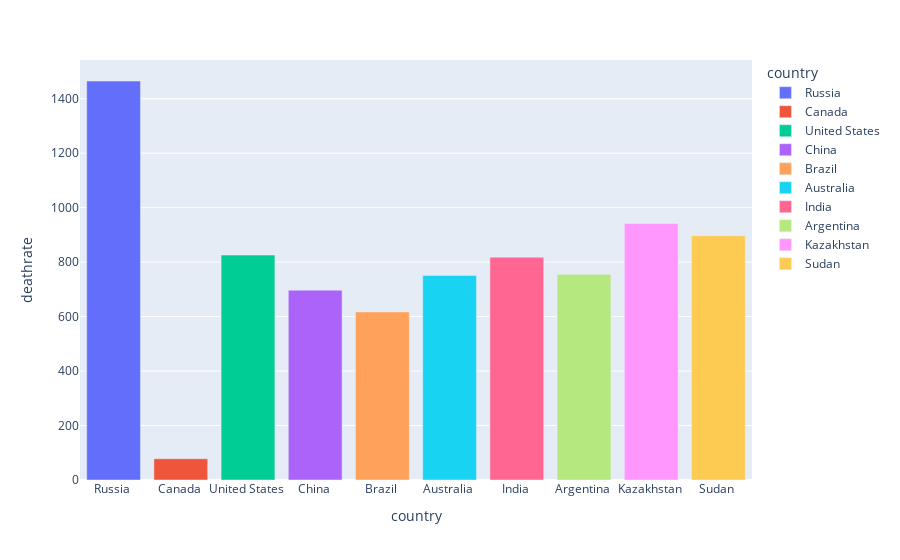

Write notebook code for a chart like this one.
### Code cell
fig=px.bar(df,x='country',y='deathrate',color='country',hover_data=['area','gdp_percapita'])#shift+tab kar liyo#Cool af!!
fig.show()

### Figure 1 — Plotly figure (JSON) as saved in the notebook; plotly's stock layout.template omitted (floating-point values rounded to 4 significant figures)
{"data": [{"alignmentgroup": "True", "customdata": [[17075200, 8900]], "hovertemplate": "country=%{x}<br>deathrate=%{y}<br>area=%{customdata[0]}<br>gdp_percapita=%{customdata[1]}<extra></extra>", "legendgroup": "Russia ", "marker": {"color": "#636efa", "pattern": {"shape": ""}}, "name": "Russia ", "offsetgroup": "Russia ", "orientation": "v", "showlegend": true, "textposition": "auto", "type": "bar", "x": ["Russia "], "xaxis": "x", "y": [1465], "yaxis": "y"}, {"alignmentgroup": "True", "customdata": [[9984670, 29800]], "hovertemplate": "country=%{x}<br>deathrate=%{y}<br>area=%{customdata[0]}<br>gdp_percapita=%{customdata[1]}<extra></extra>", "legendgroup": "Canada ", "marker": {"color": "#EF553B", "pattern": {"shape": ""}}, "name": "Canada ", "offsetgroup": "Canada ", "orientation": "v", "showlegend": true, "textposition": "auto", "type": "bar", "x": ["Canada "], "xaxis": "x", "y": [78], "yaxis": "y"}, {"alignmentgroup": "True", "customdata": [[9631420, 37800]], "hovertemplate": "country=%{x}<br>deathrate=%{y}<br>area=%{customdata[0]}<br>gdp_percapita=%{customdata[1]}<extra></extra>", "legendgroup": "United States ", "marker": {"color": "#00cc96", "pattern": {"shape": ""}}, "name": "United States ", "offsetgroup": "United States ", "orientation": "v", "showlegend": true, "textposition": "auto", "type": "bar", "x": ["United States "], "xaxis": "x", "y": [826], "yaxis": "y"}, {"alignmentgroup": "True", "customdata": [[9596960, 5000]], "hovertemplate": "country=%{x}<br>deathrate=%{y}<br>area=%{customdata[0]}<br>gdp_percapita=%{customdata[1]}<extra></extra>", "legendgroup": "China ", "marker": {"color": "#ab63fa", "pattern": {"shape": ""}}, "name": "China ", "offsetgroup": "China ", "orientation": "v", "showlegend": true, "textposition": "auto", "type": "bar", "x": ["China "], "xaxis": "x", "y": [697], "yaxis": "y"}, {"alignmentgroup": "True", "customdata": [[8511965, 7600]], "hovertemplate": "country=%{x}<br>deathrate=%{y}<br>area=%{customdata[0]}<br>gdp_percapita=%{customdata[1]}<extra></extra>", "legendgroup": "Brazil ", "marker": {"color": "#FFA15A", "pattern": {"shape": ""}}, "name": "Brazil ", "offsetgroup": "Brazil ", "orientation": "v", "showlegend": true, "textposition": "auto", "type": "bar", "x": ["Brazil "], "xaxis": "x", "y": [617], "yaxis": "y"}, {"alignmentgroup": "True", "customdata": [[7686850, 29000]], "hovertemplate": "country=%{x}<br>deathrate=%{y}<br>area=%{customdata[0]}<br>gdp_percapita=%{customdata[1]}<extra></extra>", "legendgroup": "Australia ", "marker": {"color": "#19d3f3", "pattern": {"shape": ""}}, "name": "Australia ", "offsetgroup": "Australia ", "orientation": "v", "showlegend": true, "textposition": "auto", "type": "bar", "x": ["Australia "], "xaxis": "x", "y": [751], "yaxis": "y"}, {"alignmentgroup": "True", "customdata": [[3287590, 2900]], "hovertemplate": "country=%{x}<br>deathrate=%{y}<br>area=%{customdata[0]}<br>gdp_percapita=%{customdata[1]}<extra></extra>", "legendgroup": "India ", "marker": {"color": "#FF6692", "pattern": {"shape": ""}}, "name": "India ", "offsetgroup": "India ", "orientation": "v", "showlegend": true, "textposition": "auto", "type": "bar", "x": ["India "], "xaxis": "x", "y": [818], "yaxis": "y"}, {"alignmentgroup": "True", "customdata": [[2766890, 11200]], "hovertemplate": "country=%{x}<br>deathrate=%{y}<br>area=%{customdata[0]}<br>gdp_percapita=%{customdata[1]}<extra></extra>", "legendgroup": "Argentina ", "marker": {"color": "#B6E880", "pattern": {"shape": ""}}, "name": "Argentina ", "offsetgroup": "Argentina ", "orientation": "v", "showlegend": true, "textposition": "auto", "type": "bar", "x": ["Argentina "], "xaxis": "x", "y": [755], "yaxis": "y"}, {"alignmentgroup": "True", "customdata": [[2717300, 6300]], "hovertemplate": "country=%{x}<br>deathrate=%{y}<br>area=%{customdata[0]}<br>gdp_percapita=%{customdata[1]}<extra></extra>", "legendgroup": "Kazakhstan ", "marker": {"color": "#FF97FF", "pattern": {"shape": ""}}, "name": "Kazakhstan ", "offsetgroup": "Kazakhstan ", "orientation": "v", "showlegend": true, "textposition": "auto", "type": "bar", "x": ["Kazakhstan "], "xaxis": "x", "y": [942], "yaxis": "y"}, {"alignmentgroup": "True", "customdata": [[2505810, 1900]], "hovertemplate": "country=%{x}<br>deathrate=%{y}<br>area=%{customdata[0]}<br>gdp_percapita=%{customdata[1]}<extra></extra>", "legendgroup": "Sudan ", "marker": {"color": "#FECB52", "pattern": {"shape": ""}}, "name": "Sudan ", "offsetgroup": "Sudan ", "orientation": "v", "showlegend": true, "textposition": "auto", "type": "bar", "x": ["Sudan "], "xaxis": "x", "y": [897], "yaxis": "y"}], "layout": {"autosize": true, "barmode": "relative", "legend": {"title": {"text": "country"}, "tracegroupgap": 0}, "margin": {"t": 60}, "xaxis": {"anchor": "y", "autorange": true, "categoryarray": ["Russia ", "Canada ", "United States ", "China ", "Brazil ", "Australia ", "India ", "Argentina ", "Kazakhstan ", "Sudan "], "categoryorder": "array", "domain": [0, 1], "range": [-0.5, 9.5], "title": {"text": "country"}, "type": "category"}, "yaxis": {"anchor": "x", "autorange": true, "domain": [0, 1], "range": [0, 1542.0], "title": {"text": "deathrate"}, "type": "linear"}}}
